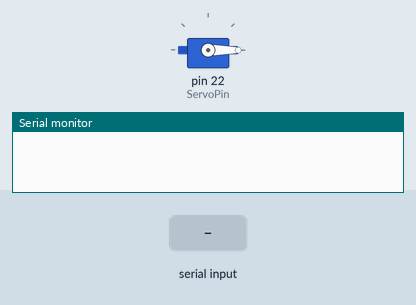
This sketch was run on a simulated Arduino Mega 2560, built with avr-gcc and run on an emulated ATmega2560. On the bench: servo, the last lines printed to the serial monitor. The inputs (shaded band) are chosen by the test bench.

Above: at 1.2 s.
1.3 s: "FEED 150\n" received over Serial
At 1.9 s:
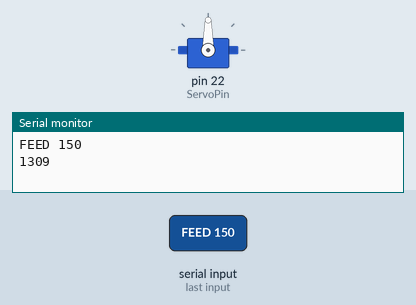
Timing chart, 0 to 14.8 s (numbered marks = the images above; inputs shaded):
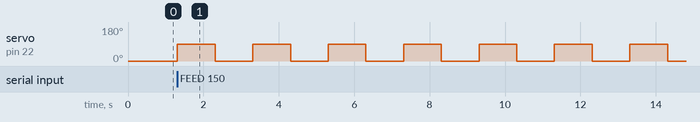

The sketch:

Aquarium_sensor.ino
```cpp
#include <Servo.h>
#include <OneWire.h>
#include <DS18B20.h>

#define ServoPin    22 // 먹이 공급 모터
#define pHPin       A2
DS18B20 tempPin(24);
#define Offset      0.00
#define ArrayLenth  40

Servo servoMotor;
int feedCount = 0;              // 먹이를 줄 횟수
unsigned long feedInterval = 0; // 먹이를 줄 시간 간격 (밀리초 단위)
unsigned long lastFeedTime = 0; // 마지막으로 먹이를 준 시간
bool feedingInProgress = false; // 먹이 주기가 진행 중인지 여부
String inputString;

int pHArray[ArrayLenth];
int pHArrayIndex = 0;

void setup() {
  Serial.begin(9600);
  servoMotor.attach(ServoPin);
  servoMotor.write(0);
}

void loop() {
  feedSetting(); // 먹이 공급 세팅
  sj(); // ph센서 및 온도 센서
}

/*==============================================
  김승준 pH센서 및 온도센서
==============================================*/

void sj(){
  static unsigned long samplingTime = millis();
  static float pHValue, voltage, temperatureC;

  if (millis() - samplingTime > 5000) {
    pHArray[pHArrayIndex++] = analogRead(pHPin);
    if (pHArrayIndex == ArrayLenth) pHArrayIndex = 0;
    voltage = avergearray(pHArray, ArrayLenth) * 5.0 / 1024;
    pHValue = 3.5 * voltage + Offset;

    Serial.print(pHValue, 2);
    Serial.print(",");
    Serial.println(tempPin.getTempC());

    samplingTime = millis();
  }
}

double avergearray(int *arr, int number) {
  int i;
  int max, min;
  double avg;
  long amount = 0;
  if (number <= 0) {
    Serial.println("Error number for the array to averaging!/n");
    return 0;
  }
  if (number < 5) {
    for (i = 0; i < number; i++) {
      amount += arr[i];
    }
    avg = amount / number;
    return avg;
  }
  else {
    if (arr[0] < arr[1]) {
      min = arr[0];
      max = arr[1];
    }
    else {
      min = arr[1];
      max = arr[0];
    }
    for (i = 2; i < number; i++) {
      if (arr[i] < min) {
        amount += min;
        min = arr[i];
      }
      else {
        if (arr[i] > max) {
          amount += max;
          max = arr[i];
        }
        else {
          amount += arr[i];
        }
      }
    }
    avg = (double)amount / (number - 2);
  }
  return avg;
}

/*==============================================
  먹이 공급 설정
==============================================*/

void feedSetting() {
  if (Serial.available() > 0) {
    inputString = Serial.readStringUntil('\n');
    Serial.println(inputString);
    inputString.trim();                       // 문자열 앞뒤 공백 제거
    if (inputString.startsWith("FEED")) {
      feedingInProgress = false;              // 현재 진행 중인 먹이 주기 작업 중단
      processInput(inputString);
    }
  }

  if (feedingInProgress && millis() - lastFeedTime >= feedInterval) {
    lastFeedTime = millis();                  // 마지막 먹이 주기 시간 업데이트
    Serial.println(lastFeedTime);
    for(int i = 0; i < feedCount; i++) {
      feedFish();
    }
  }

  static unsigned long previousPrintTime = 0;
  if (feedingInProgress && millis() - previousPrintTime >= 1000) { // 매 1초마다
    previousPrintTime = millis();
    Serial.print("Elapsed Time: ");
    Serial.print(previousPrintTime / 1000);
    Serial.println(" seconds");
  }
}

void processInput(String input) {
  feedCount = getFeedCount(input);            // 먹이 공급 횟수 추출
  feedInterval = getTimeDelay(input) * 1000;  // 주어진 간격을 밀리초로 변환
  feedingInProgress = true;                   // 먹이 주기 시작
  lastFeedTime = millis() - feedInterval;     // 즉시 첫 번째 먹이 주기를 시작하기 위해 설정
}

void feedFish() {
  servoMotor.write(90);
  delay(1000);
  servoMotor.write(0);
  delay(1000);
}

int getFeedCount(String input) {
  String feedCountString = input.substring(input.indexOf(' ') + 1, input.indexOf('T') - 1);
  return feedCountString.toInt(); // 횟수 반환
}

long getTimeDelay(String input) {
  int timeIndex = input.indexOf("TIME") + 5;
  String timeString = input.substring(timeIndex);
  int colonIndex = timeString.indexOf(":");
  int hours = timeString.substring(0, colonIndex).toInt();
  int minutes = timeString.substring(colonIndex + 1).toInt();

  return (hours * 3600 + minutes * 60); // 지연 시간을 초 단위로 반환
}
/*==============================================
  온도 설정
==============================================*/

/*==============================================
  pH 설정
==============================================*/
```

Measured:
- after the input at 1.3 s, servo on pin 22 (ServoPin): alternates 90° for 1.0 s and 0° for 1.0 s, starting at once
